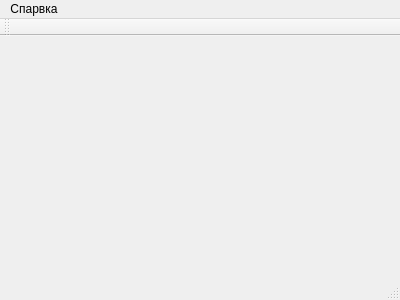
<?xml version="1.0" encoding="UTF-8"?>
<ui version="4.0">
 <class>MyWidget</class>
 <widget class="QMainWindow" name="MyWidget">
  <property name="geometry">
   <rect>
    <x>0</x>
    <y>0</y>
    <width>400</width>
    <height>300</height>
   </rect>
  </property>
  <property name="windowTitle">
   <string>MyWidget</string>
  </property>
  <widget class="QWidget" name="centralWidget"/>
  <widget class="QMenuBar" name="menuBar">
   <property name="geometry">
    <rect>
     <x>0</x>
     <y>0</y>
     <width>400</width>
     <height>26</height>
    </rect>
   </property>
   <widget class="QMenu" name="menu">
    <property name="title">
     <string>Спарвка</string>
    </property>
   </widget>
   <addaction name="menu"/>
  </widget>
  <widget class="QToolBar" name="mainToolBar">
   <attribute name="toolBarArea">
    <enum>TopToolBarArea</enum>
   </attribute>
   <attribute name="toolBarBreak">
    <bool>false</bool>
   </attribute>
  </widget>
  <widget class="QStatusBar" name="statusBar"/>
 </widget>
 <layoutdefault spacing="6" margin="11"/>
 <resources/>
 <connections/>
</ui>
